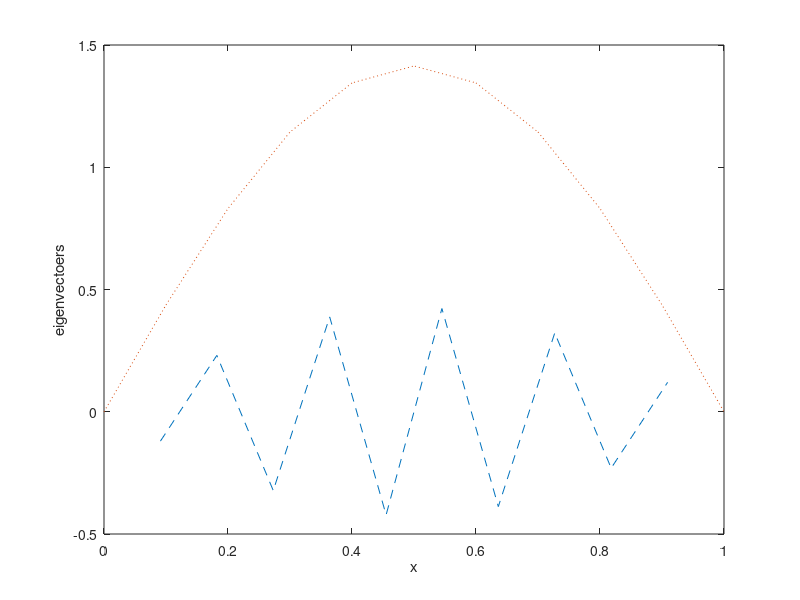

Reproduce this figure in MATLAB.
%2 0 0 0 n 0 0 0 0 0
%0 2 0 0 0 0 0 0 0 0
%0 0 2 0 0 0 0 0 0 0
%0 0 0 2 0 0 0 0 0 0
%0 0 0 0 2 0 0 0 0 0
%0 0 0 0 0 2 0 0 0 0
%0 0 0 0 0 0 2 0 0 0
%0 0 0 0 0 0 0 2 0 0
%0 0 0 0 0 0 0 0 2 0
%0 0 0 0 0 0 0 0 0 2

ten_ones = ones(1,10)
ten_twos = 2 * ten_ones

H1 = diag(ten_twos)

nine_ones = ones(1,9)
nine_negative_ones = -1 * nine_ones
diagonal_negative_ones = diag(nine_negative_ones)

H2 = [[zeros(1,9) ; diagonal_negative_ones] zeros(10,1)]
H3 = H2'

H4 = H1 + H2 + H3

e = eig(H4)
[V,D] = eig(H4)
teth_eigenvector = V(:,10)
teth_eigenvalue = D(10,10)

%after n insertion
%n = 10
%H4(:,5) = n
%H4(:,10) = n

%x1 = (1/(10+1))
%x2 = (10/(10+1))
%x = linspace(x1,x2,n)
%n = 10
x = [0.091, 0.182, 0.273, 0.364, 0.455, 0.545, 0.636, 0.727, 0.818, 0.909]
%fith_eigenvector = V(:,5)
x3 = [0:.1:1]
y = sqrt(2) * sin(x3 * pi)

plot(x, teth_eigenvector, '--',x3,y, ':')
xlabel('x')
ylabel('eigenvectoers')